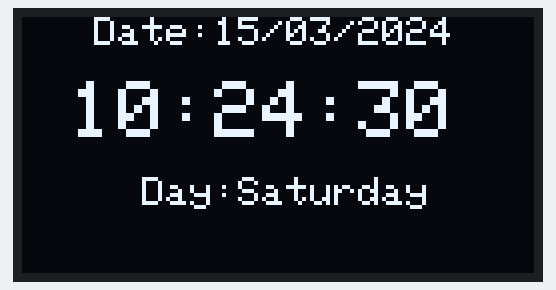
The program below on a simulated Arduino Uno, built with avr-gcc and run on an emulated ATmega328P. On the bench: 128×64 one-colour display. The local clock reads 2024-03-15 10:24:30 at power-on unless the program sets it; what the program prints to the serial monitor is not drawn.

Above: at 0.2 s.
At 1.1 s:
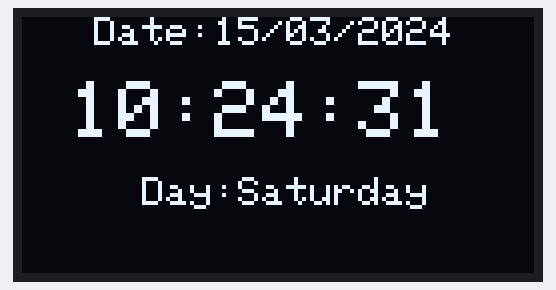
At 7.6 s:
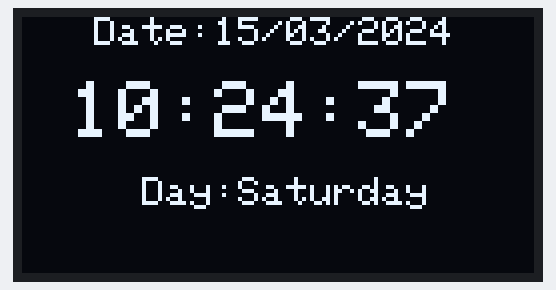
At 15.1 s:
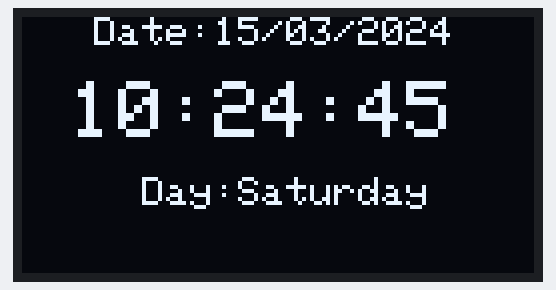
At 21.7 s:
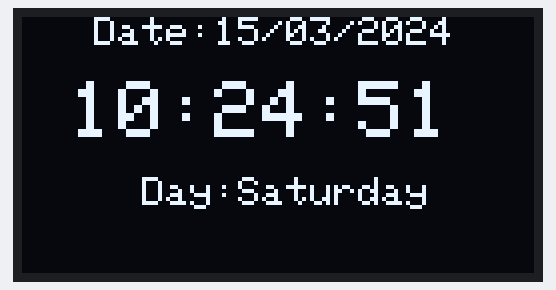
At 29.1 s:
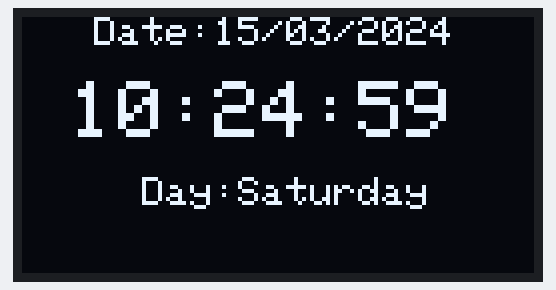

The program:

main.cpp
```cpp
#include <Arduino.h>

#include <Wire.h>
#include <TimeLib.h>
#include <DS1307RTC.h>

#include <SPI.h>
#include <Adafruit_GFX.h>
#include <Adafruit_SSD1306.h>

#define SCREEN_WIDTH 128
#define SCREEN_HEIGHT 64
#define OLED_ADDRESS 0x3C
#define OLED_RST 4

const char *monthName[12] = {
    "Jan", "Feb", "Mar", "Apr", "May", "Jun",
    "Jul", "Aug", "Sep", "Oct", "Nov", "Dec"};

DS1307RTC ds1307 = DS1307RTC();
tmElements_t tm;

Adafruit_SSD1306 oled = Adafruit_SSD1306(SCREEN_WIDTH, SCREEN_HEIGHT, &Wire, OLED_RST);

bool setInitRTC(DS1307RTC *_rtc, tmElements_t &_time);
bool getTime(const char *str);
bool getDate(const char *str);
void print2digits(int number);
void printTime(tmElements_t &_time);

bool initOLED(Adafruit_SSD1306 *_oled, uint16_t _oled_address);
void printTimeOLED(Adafruit_SSD1306 *_oled, tmElements_t &_time);

void setup()
{
  Serial.begin(9600);
  Serial.println(__FILE__);
  Serial.println(__DATE__);
  Serial.println(__TIME__);
  Serial.println(F(" "));

  initOLED(&oled, OLED_ADDRESS);

  if (ds1307.read(tm))
  {
    printTime(tm);
  }
  else
  {
    Serial.println("DS1307 read error!  Please check the circuitry.");
    Serial.println();
  }
}

void loop()
{
  if (ds1307.read(tm))
  {
    printTime(tm);
  }
  else
  {
    Serial.println("DS1307 read error!  Please check the circuitry.");
    Serial.println();
  }

  printTimeOLED(&oled, tm);

  delay(900);
}

bool setInitRTC(DS1307RTC *_rtc, tmElements_t &_time)
{
  // get the date and time the compiler was run
  if (getDate(__DATE__) && getTime(__TIME__))
  {
    // and configure the RTC with this info
    if (_rtc->write(_time))
    {
      return true;
    }
    else
    {
      return false;
    }
  }
  else
  {
    return false;
  }
}

bool getTime(const char *str)
{
  int Hour, Min, Sec;

  if (sscanf(str, "%d:%d:%d", &Hour, &Min, &Sec) != 3)
    return false;
  tm.Hour = Hour;
  tm.Minute = Min;
  tm.Second = Sec;
  return true;
}

bool getDate(const char *str)
{
  char Month[12];
  int Day, Year;
  uint8_t monthIndex;

  if (sscanf(str, "%s %d %d", Month, &Day, &Year) != 3)
    return false;
  for (monthIndex = 0; monthIndex < 12; monthIndex++)
  {
    if (strcmp(Month, monthName[monthIndex]) == 0)
      break;
  }
  if (monthIndex >= 12)
    return false;
  tm.Day = Day;
  tm.Month = monthIndex + 1;
  tm.Year = CalendarYrToTm(Year);
  return true;
}

void print2digits(int number)
{
  if (number >= 0 && number < 10)
  {
    Serial.write('0');
  }
  Serial.print(number);
}

void printTime(tmElements_t &_time)
{
  Serial.print("Ok, Time = ");
  print2digits(_time.Hour);
  Serial.write(':');
  print2digits(_time.Minute);
  Serial.write(':');
  print2digits(_time.Second);
  Serial.print(", Date (D/M/Y) = ");
  Serial.print(_time.Day);
  Serial.write('/');
  Serial.print(_time.Month);
  Serial.write('/');
  Serial.print(tmYearToCalendar(_time.Year));
  Serial.println();
}

bool initOLED(Adafruit_SSD1306 *_oled, uint16_t _oled_address)
{
  if (_oled->begin(SSD1306_SWITCHCAPVCC, _oled_address))
  {
    _oled->clearDisplay();
    _oled->setTextColor(SSD1306_WHITE);
    _oled->display();

    return true;
  }
  else
  {
    return false;
  }
}

void printTimeOLED(Adafruit_SSD1306 *_oled, tmElements_t &_time)
{
  const char *dayName[7] = {
      "Sunday", "Monday", "Tuesday", "Wednesday",
      "Thursday", "Friday", "Saturday"};

  _oled->clearDisplay();

  _oled->setTextSize(1);
  _oled->setCursor(0, 0);
  _oled->print(F("   Date:"));
  if (_time.Day >= 0 && _time.Day < 10)
    _oled->print('0');
  _oled->print(_time.Day);
  _oled->print(F("/"));
  if (_time.Month >= 0 && _time.Month < 10)
    _oled->print('0');
  _oled->print(_time.Month);
  _oled->print(F("/"));
  _oled->println(tmYearToCalendar(_time.Year));
  _oled->println();

  _oled->setTextSize(2);
  _oled->print(F(" "));
  if (_time.Hour >= 0 && _time.Hour < 10)
    _oled->print('0');
  _oled->print(_time.Hour);
  _oled->print(F(":"));
  if (_time.Minute >= 0 && _time.Minute < 10)
    _oled->print('0');
  _oled->print(_time.Minute);
  _oled->print(F(":"));
  if (_time.Second >= 0 && _time.Second < 10)
    _oled->print('0');
  _oled->println(_time.Second);
  _oled->setTextSize(1);
  _oled->println(" ");

  _oled->print(F("     Day:"));
  _oled->print(dayName[_time.Wday]);
  _oled->println();

  _oled->display();
}
```

Measured:
- what the display in image 0 shows lasts 1.0 s, from 0.1 s to 1.1 s
- what the display in image 1 shows lasts 1.8 s, from 1.1 s to 2.9 s
